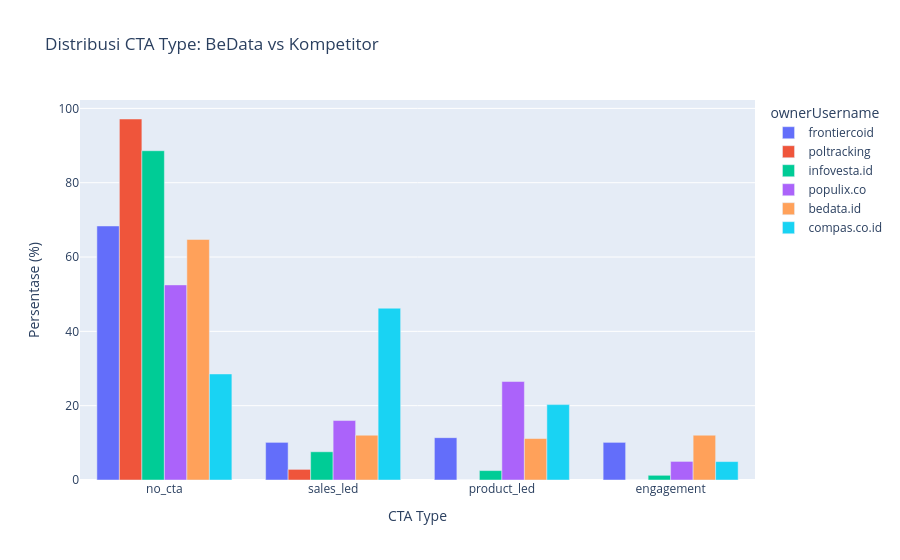

The cell this chart's notebook holds for it:
### Markdown cell above
## Distribusi Target Market (BeData vs Kompetitor)
- **BeData** paling dominan di **general (~49%)**, lalu **business_corporate (~24%)** dan **academic (~14%)**; sisanya kecil di **government_politics (~10%)** dan **public (~3%)**.
- Pola kompetitor terlihat “spesialis”:
  - **compas.co.id** hampir full **business_corporate (~98%)**.
  - **infovesta.id** dominan **general (~85%)**.
  - **poltracking** dominan **government_politics (~67%)**.
  - **populix.co** campuran **business_corporate (~53%)** + **general/government (~17–18%)**.
  - **frontiercoid** condong **business_corporate (~61%)**.

### Code cell
cta_order = ["no_cta", "sales_led", "product_led", "engagement"]

cta_count = (
    df.groupby(["ownerUsername", "cta_type"])
      .size()
      .reset_index(name="count")
)
cta_count["total"] = cta_count.groupby("ownerUsername")["count"].transform("sum")
cta_count["pct"] = (cta_count["count"] / cta_count["total"]) * 100

cta_pct = (
    cta_count
    .pivot(index="ownerUsername", columns="cta_type", values="pct")
    .fillna(0)
    .reindex(owners)
    .reindex(columns=cta_order, fill_value=0)
)

plot_df_cta = cta_pct.reset_index().melt(
    id_vars="ownerUsername", var_name="cta_type", value_name="pct"
)

display(cta_pct.round(1))
fig = px.bar(
    plot_df_cta,
    x="cta_type",
    y="pct",
    color="ownerUsername",
    barmode="group",
    category_orders={
        "ownerUsername": owners,
        "cta_type": cta_order
    },
    title="Distribusi CTA Type: BeData vs Kompetitor"
)
fig.update_layout(yaxis_title="Persentase (%)", xaxis_title="CTA Type")
fig.show()

### Figure 1 — Plotly figure (JSON) as saved in the notebook; plotly's stock layout.template omitted (floating-point values rounded to 4 significant figures)
{"data": [{"alignmentgroup": "True", "hovertemplate": "ownerUsername=frontiercoid<br>cta_type=%{x}<br>pct=%{y}<extra></extra>", "legendgroup": "frontiercoid", "marker": {"color": "#636efa", "pattern": {"shape": ""}}, "name": "frontiercoid", "offsetgroup": "frontiercoid", "orientation": "v", "showlegend": true, "textposition": "auto", "type": "bar", "x": ["no_cta", "sales_led", "product_led", "engagement"], "xaxis": "x", "y": [68.35, 10.13, 11.39, 10.13], "yaxis": "y"}, {"alignmentgroup": "True", "hovertemplate": "ownerUsername=poltracking<br>cta_type=%{x}<br>pct=%{y}<extra></extra>", "legendgroup": "poltracking", "marker": {"color": "#EF553B", "pattern": {"shape": ""}}, "name": "poltracking", "offsetgroup": "poltracking", "orientation": "v", "showlegend": true, "textposition": "auto", "type": "bar", "x": ["no_cta", "sales_led", "product_led", "engagement"], "xaxis": "x", "y": [97.14, 2.857, 0.0, 0.0], "yaxis": "y"}, {"alignmentgroup": "True", "hovertemplate": "ownerUsername=infovesta.id<br>cta_type=%{x}<br>pct=%{y}<extra></extra>", "legendgroup": "infovesta.id", "marker": {"color": "#00cc96", "pattern": {"shape": ""}}, "name": "infovesta.id", "offsetgroup": "infovesta.id", "orientation": "v", "showlegend": true, "textposition": "auto", "type": "bar", "x": ["no_cta", "sales_led", "product_led", "engagement"], "xaxis": "x", "y": [88.61, 7.595, 2.532, 1.266], "yaxis": "y"}, {"alignmentgroup": "True", "hovertemplate": "ownerUsername=populix.co<br>cta_type=%{x}<br>pct=%{y}<extra></extra>", "legendgroup": "populix.co", "marker": {"color": "#ab63fa", "pattern": {"shape": ""}}, "name": "populix.co", "offsetgroup": "populix.co", "orientation": "v", "showlegend": true, "textposition": "auto", "type": "bar", "x": ["no_cta", "sales_led", "product_led", "engagement"], "xaxis": "x", "y": [52.5, 16.0, 26.5, 5.0], "yaxis": "y"}, {"alignmentgroup": "True", "hovertemplate": "ownerUsername=bedata.id<br>cta_type=%{x}<br>pct=%{y}<extra></extra>", "legendgroup": "bedata.id", "marker": {"color": "#FFA15A", "pattern": {"shape": ""}}, "name": "bedata.id", "offsetgroup": "bedata.id", "orientation": "v", "showlegend": true, "textposition": "auto", "type": "bar", "x": ["no_cta", "sales_led", "product_led", "engagement"], "xaxis": "x", "y": [64.73, 12.05, 11.16, 12.05], "yaxis": "y"}, {"alignmentgroup": "True", "hovertemplate": "ownerUsername=compas.co.id<br>cta_type=%{x}<br>pct=%{y}<extra></extra>", "legendgroup": "compas.co.id", "marker": {"color": "#19d3f3", "pattern": {"shape": ""}}, "name": "compas.co.id", "offsetgroup": "compas.co.id", "orientation": "v", "showlegend": true, "textposition": "auto", "type": "bar", "x": ["no_cta", "sales_led", "product_led", "engagement"], "xaxis": "x", "y": [28.54, 46.23, 20.28, 4.953], "yaxis": "y"}], "layout": {"barmode": "group", "legend": {"title": {"text": "ownerUsername"}, "tracegroupgap": 0}, "title": {"text": "Distribusi CTA Type: BeData vs Kompetitor"}, "xaxis": {"anchor": "y", "categoryarray": ["no_cta", "sales_led", "product_led", "engagement"], "categoryorder": "array", "domain": [0, 1], "title": {"text": "CTA Type"}}, "yaxis": {"anchor": "x", "domain": [0, 1], "title": {"text": "Persentase (%)"}}}}
